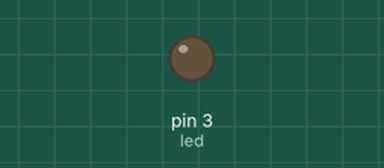
Simulated run of this sketch. Board: Arduino Uno, built with avr-gcc and run on an emulated ATmega328P. Shown: output pins drawn as LEDs (lit = HIGH).

Above: at 0.05 s.
At 1.0 s:
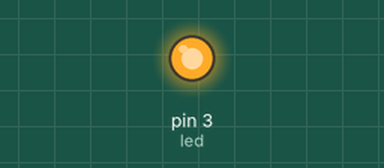
Timing chart, 0 to 3.0 s (numbered marks = the images above):
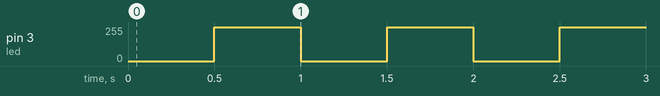

Measured:
- by itself, pin 3 (led): repeats every 1.0 s: 0/255 0.50 s, 255/255 0.50 s, until it stays 125/255 from 33.0 s

The sketch:

Atividade_1.ino
```cpp
int led = 3;

unsigned long tempoatual = 0;
int intervalo = 500;
int tempoanterior = 0;
bool estadoled = false;

  void setup(){

  pinMode(led, OUTPUT);

}

void loop(){

 	 tempoatual = millis();

	if (tempoatual - tempoanterior >= intervalo){
   	tempoanterior = tempoatual;

    estadoled = !estadoled;
    digitalWrite(led, estadoled);
	}
}
```
